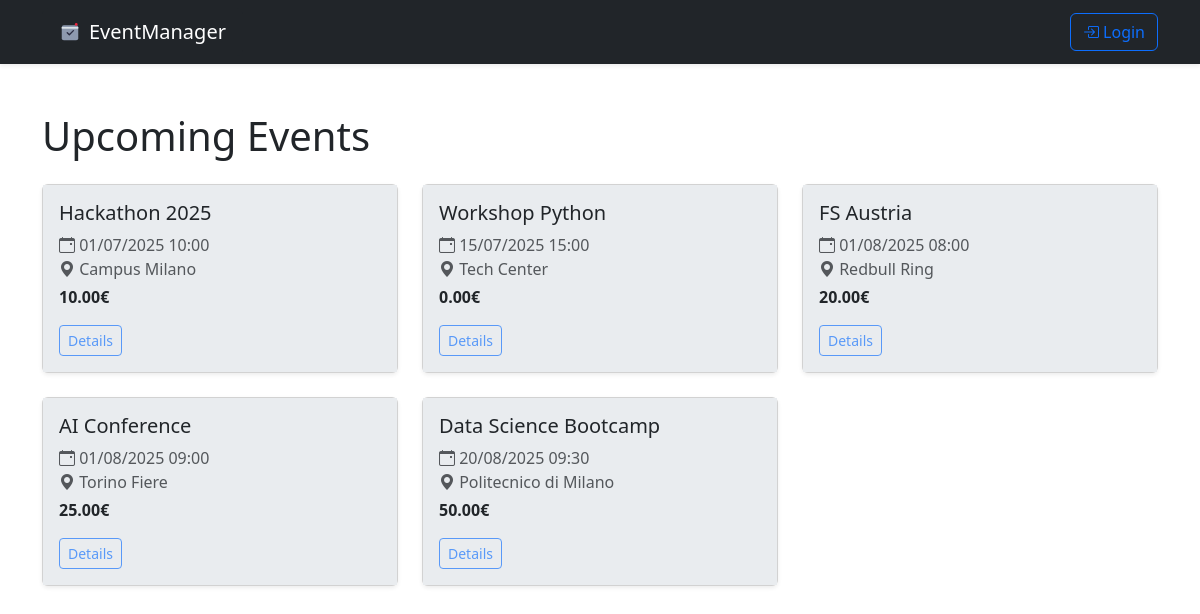
The page / on the database its author committed.
### events/models.py (models this page shows)
class Events(models.Model):
    id = models.AutoField(primary_key=True) # Non dovrebbe essere necessario
    name = models.CharField(max_length=50)
    place_name = models.CharField(max_length=50)
    place_address = models.CharField(max_length=100)
    price = models.DecimalField(decimal_places=2, max_digits=5, validators=[MinValueValidator(Decimal('0.0'))])
    date = models.DateTimeField(default=timezone.now)
    organizer_id = models.ForeignKey(CustomUser, on_delete=models.CASCADE, related_name='event_organizer')
    event_registration = models.ManyToManyField(to=CustomUser, through='Registration')
    description = models.CharField(max_length=300)
    class Meta:
        permissions = [
            ("can_register", "Determine whether a user can register"),
            ("view_own_registration", "Determine whether a user can view his own registration"),
            ("view_attendee", "Determine whether a user can view attendee at their own events"),
            ("scan_ticket", "organizer that can scan ticket")
        ]

### events/views.py (the view)
# urls.py: path("", event_views.HomepageView.as_view(), name='home'),
class HomepageView(ListView):
    model = Events
    template_name = 'home.html'
    ordering = 'date'
    def get_queryset(self):
        queryset = super().get_queryset()
        today = now()
        for e in queryset:
            print(f'today {today} e.date {e.date}')
            e.disabled = e.date < today
        return queryset

### templates/home.html (shortened to what this page needs)
{% extends 'base.html' %}
{% load events_extras %}
{% block content %}
    <h1 class="mb-4">Upcoming Events</h1>
    <div class="row row-cols-1 row-cols-md-3 g-4">
    {% for event in object_list %}
        <div class="col">
        <div class="card h-100 shadow-sm">
            {% if event.disabled %}
                <div class="card-body bg-body-secondary">
            {% else %}
                <div class="card-body">
            {% endif %}
            <h5 class="card-title">{{ event.name }}</h5>
            <p class="card-text text-body-secondary mb-1">
                <i class="bi bi-calendar-event"></i> {{ event.date }}<br>
                <i class="bi bi-geo-alt-fill"></i> {{ event.place_name }}
            </p>
            <p class="card-text fw-semibold">{{ event.price }}€</p>
            <a href="{% url 'events:event-details' event.id %}" class="btn btn-outline-primary btn-sm {% if event.disabled %}disabled{% endif %}">Details</a>
            </div>
            </div>
        </div>
    {% endfor %}
</div>
{% endblock %}

### rows shown on the page
Events: name "Hackathon 2025", date "01/07/2025 10:00", place_name "Campus Milano", price "10.00"
Events: name "Workshop Python", date "15/07/2025 15:00", place_name "Tech Center", price "0.00"
Events: name "FS Austria", date "01/08/2025 08:00", place_name "Redbull Ring", price "20.00"
Events: name "AI Conference", date "01/08/2025 09:00", place_name "Torino Fiere", price "25.00"
Events: name "Data Science Bootcamp", date "20/08/2025 09:30", place_name "Politecnico di Milano", price "50.00"
